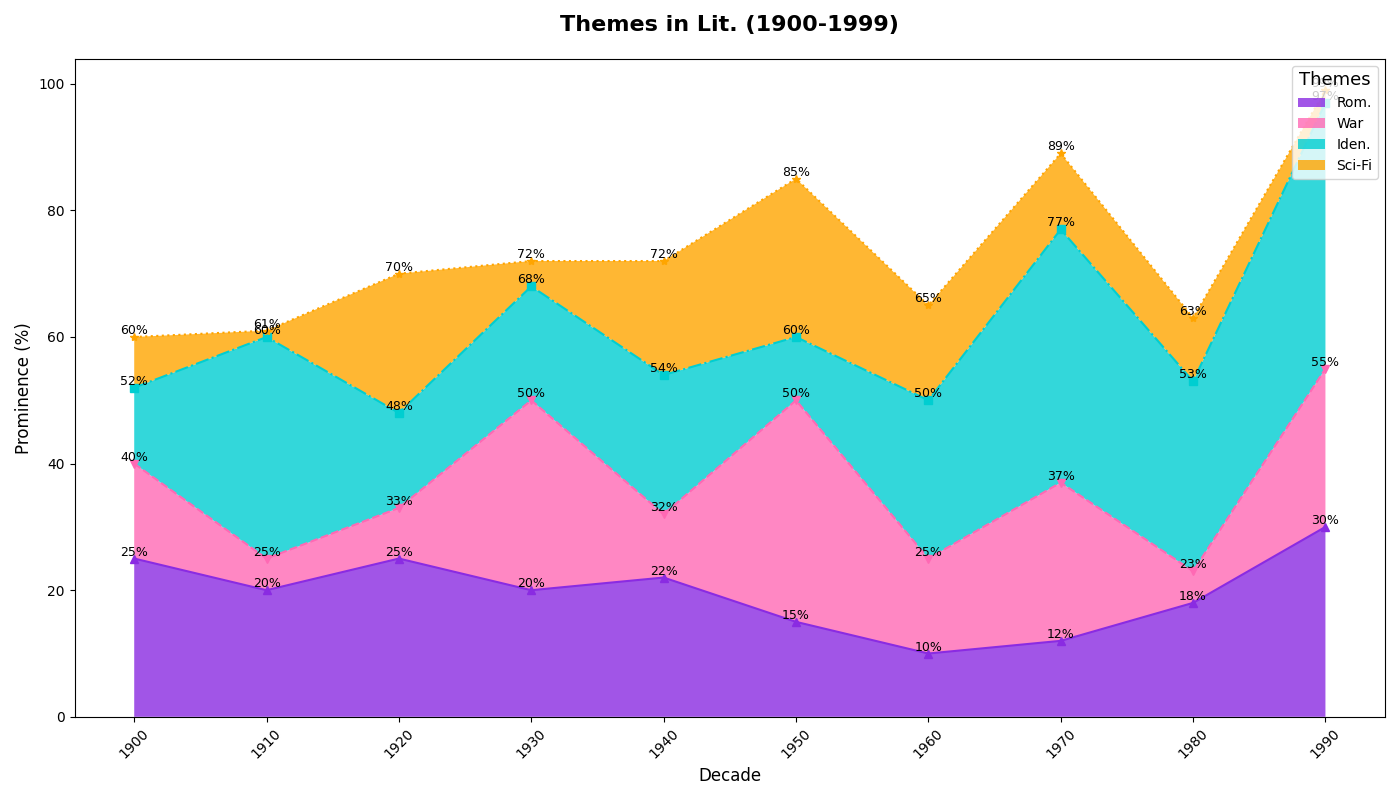

Here is the Python script that generated this plot:
import matplotlib.pyplot as plt
import numpy as np

decades = np.arange(1900, 2000, 10)

romance = np.array([25, 20, 25, 20, 22, 15, 10, 12, 18, 30])
war = np.array([15, 5, 8, 30, 10, 35, 15, 25, 5, 25])
identity = np.array([12, 35, 15, 18, 22, 10, 25, 40, 30, 42])
sci_fi = np.array([8, 1, 22, 4, 18, 25, 15, 12, 10, 2])

theme_data = np.vstack([romance, war, identity, sci_fi])

plt.figure(figsize=(14, 8))

# Shuffled colors
shuffled_colors = ['#8A2BE2', '#FF69B4', '#00CED1', '#FFA500']
line_styles = ['-', '--', '-.', ':']
marker_styles = ['^', 'v', 's', '*']

plt.stackplot(decades, theme_data, labels=['Rom.', 'War', 'Iden.', 'Sci-Fi'], colors=shuffled_colors, alpha=0.8)

plt.grid(visible=False)

plt.title('Themes in Lit. (1900-1999)', fontsize=16, fontweight='bold', pad=20)
plt.xlabel('Decade', fontsize=12)
plt.ylabel('Prominence (%)', fontsize=12)

for i, theme in enumerate(theme_data):
    plt.plot(decades, np.cumsum(theme_data, axis=0)[i], linestyle=line_styles[i % len(line_styles)],
             marker=marker_styles[i % len(marker_styles)], markersize=6, color=shuffled_colors[i])
    for x, y in zip(decades, np.cumsum(theme_data, axis=0)[i]):
        plt.text(x, y, f'{y}%', fontsize=9, ha='center', va='bottom')

plt.xticks(decades, rotation=45)
plt.legend(loc='upper right', fontsize=10, title='Themes', title_fontsize='13')
plt.tight_layout()
plt.show()
